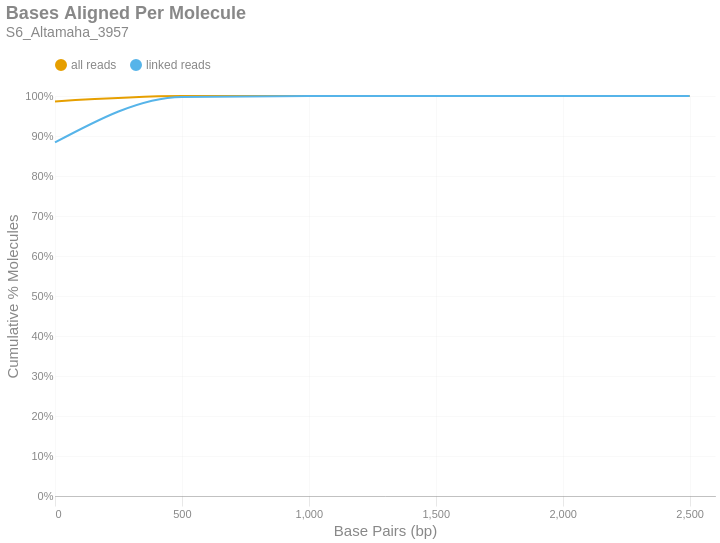

Notebook cell for this chart:
### Markdown cell above
### Bases Aligned Per Molecule
This is a cumulative frequency distribution showing the number of base pairs aligned per unique molecule. These data are shown in 500 bp bins. There are two distributions: one with `all reads` (yellow) and another with only `linked reads` (blue). The percent of molecules in the `linked reads` distribution is relative to the total number of linked molecules.

### Code cell
if SKIPLR:
    print_html(f"Skipped")
else:
    binned_df = consolidated_hist(valids['aligned_bp'], mask, 500, True)
    with SafeRender(binned_df):
        (
            density_plot(binned_df, 'Bases Aligned Per Molecule', samplename, 'basesper')
            .encode(
                x=alt.X('bin:Q', title="Base Pairs (bp)").axis(tickMinStep=500).scale(padding=0),
                y=alt.Y('value:Q', title='Cumulative % Molecules')
                    .axis(format='%')
                    .scale(domain = [0,1])
                    .stack(False),
                color=alt.Color("key:N").scale(domain = ["all reads", "linked reads"]),
                tooltip = [
                    alt.Tooltip("key:N", title = "Data Type"),
                    alt.Tooltip("range_label:N", title="Bases Aligned Per Molecule"),
                    alt.Tooltip("value:Q", format = ".2%", title="% Molecules (Cum.)")
                ]
            )
        ).display()

### Figure 1 — Vega-Lite specification as saved in the notebook (floating-point values rounded to 4 significant figures)
{"width": "container", "height": 400, "config": {"title": {"anchor": "start", "dy": -15, "fontSize": 18, "color": "#888888", "subtitleColor": "#888888", "subtitleFontSize": 14}, "arc": {"fill": "#0072B2"}, "axis": {"domainColor": "#888888", "domainWidth": 0.5, "gridWidth": 0.2, "grid": false, "titleFontWeight": 400, "titleFontSize": 15, "labelFontSize": 11, "labelColor": "#888888", "tickColor": "#888888", "tickWidth": 0.2, "titleColor": "#888888"}, "axisBand": {"grid": false}, "axisX": {"grid": true, "tickSize": 10, "domainCap": "round"}, "axisY": {"domain": false, "grid": true, "tickSize": 0, "domainCap": "round"}, "background": "transparent", "header": {"labelFontSize": 15, "labelColor": "#888888", "titleFontSize": 15, "titleFontWeight": 600, "titleColor": "#888888"}, "legend": {"labelFont": "sans-serif", "labelFontSize": 12, "labelColor": "#888888", "symbolSize": 100, "symbolType": "circle", "titleFontSize": 12, "titlePadding": 10, "titleColor": "#888888", "title": null, "orient": "top"}, "range": {"category": ["#E69F00", "#56B4E9", "#009E73", "#F0E442", "#0072B2", "#D55E00", "#CC79A7", "#000000"], "diverging": ["#cfe8f3", "#a2d4ec", "#73bfe2", "#46abdb", "#1696d2", "#12719e"]}, "area": {"fill": "#0072B2", "fillOpacity": 0.7, "line": true, "strokeOpacity": 0.7}, "line": {"color": "#0072B2", "stroke": "#0072B2", "strokeWidth": 2}, "trail": {"color": "#0072B2", "stroke": "#0072B2", "strokeWidth": 0, "size": 1}, "point": {"filled": true, "fillOpacity": 1.0, "size": 95}, "text": {"color": "#888888", "fontSize": 11, "align": "right", "fontWeight": 400, "size": 11}, "bar": {"fill": "#0072B2", "stroke": null}, "view": {"stroke": null, "continuousWidth": 660, "continuousHeight": 400}}, "data": {"name": "data-117f1d7fd5fb5ab2dce13f87ab51af9d"}, "mark": {"type": "line", "interpolate": "monotone", "point": {"opacity": 0, "size": 275}}, "encoding": {"color": {"field": "key", "scale": {"domain": ["all reads", "linked reads"]}, "type": "nominal"}, "tooltip": [{"field": "key", "title": "Data Type", "type": "nominal"}, {"field": "range_label", "title": "Bases Aligned Per Molecule", "type": "nominal"}, {"field": "value", "format": ".2%", "title": "% Molecules (Cum.)", "type": "quantitative"}], "x": {"axis": {"tickMinStep": 500}, "field": "bin", "scale": {"padding": 0}, "title": "Base Pairs (bp)", "type": "quantitative"}, "y": {"axis": {"format": "%"}, "field": "value", "scale": {"domain": [0, 1]}, "stack": false, "title": "Cumulative % Molecules", "type": "quantitative"}}, "params": [{"name": "param_c36ac31b6afebe62", "select": {"type": "point", "fields": ["key"]}, "bind": "legend"}], "title": {"text": "Bases Aligned Per Molecule", "subtitle": "S6_Altamaha_3957"}, "transform": [{"fold": ["all reads (cumsum)", "linked reads (cumsum)"]}, {"calculate": "replace(datum.key, ' (cumsum)', '')", "as": "key"}, {"filter": {"param": "param_c36ac31b6afebe62"}}], "usermeta": {"embedOptions": {"downloadFileName": "S6_Altamaha_3957.basesper"}}, "$schema": "https://vega.github.io/schema/vega-lite/v6.1.0.json", "datasets": {"data-117f1d7fd5fb5ab2dce13f87ab51af9d": [{"bin": "0.0", "interval": "0.0-500.0", "all reads": 0.9863, "linked reads": 0.884, "all reads (cumsum)": 0.9863, "linked reads (cumsum)": 0.884, "range_label": "0-499"}, {"bin": "500.0", "interval": "500.0-1000.0", "all reads": 0.01339, "linked reads": 0.1138, "all reads (cumsum)": 0.9997, "linked reads (cumsum)": 0.9977, "range_label": "500-999"}, {"bin": "1000.0", "interval": "1000.0-1500.0", "all reads": 0.0002758, "linked reads": 0.002196, "all reads (cumsum)": 1.0, "linked reads (cumsum)": 0.9999, "range_label": "1000-1499"}, {"bin": "1500.0", "interval": "1500.0-2000.0", "all reads": 9.677e-06, "linked reads": 6.168e-05, "all reads (cumsum)": 1.0, "linked reads (cumsum)": 1.0, "range_label": "1500-1999"}, {"bin": "2000.0", "interval": "2000.0-2500.0", "all reads": 5.692e-07, "linked reads": 4.934e-06, "all reads (cumsum)": 1.0, "linked reads (cumsum)": 1.0, "range_label": "2000-2499"}, {"bin": "2500.0", "interval": "2500.0-3000.0", "all reads": 5.692e-07, "linked reads": 4.934e-06, "all reads (cumsum)": 1.0, "linked reads (cumsum)": 1.0, "range_label": "2500-2999"}]}}
